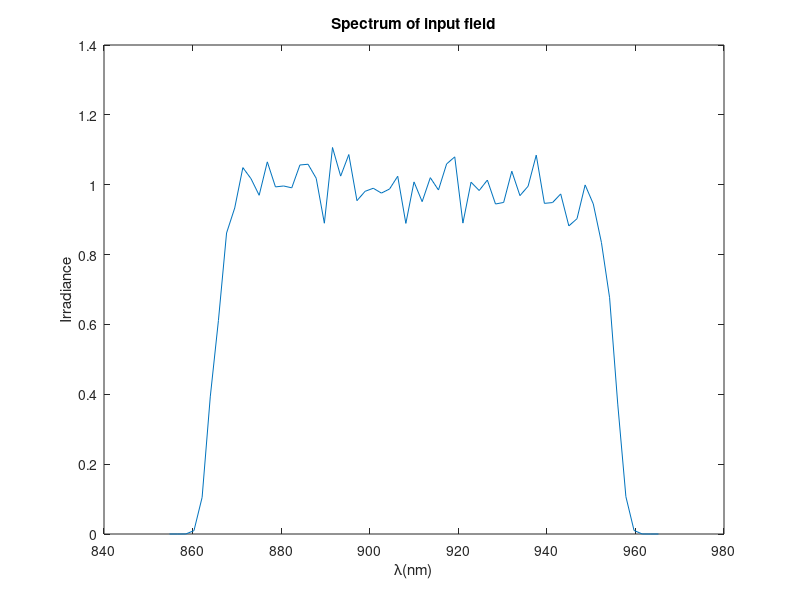

The MATLAB script that drew this image: (Note: this script raises an error after producing the figure.)
clear all
close all
%%calculate wavefront

%%initial parameter
lambda0=910e-9;%central wavelength
duration=15e-15;%transform bandwidth in various units
deltav=0.5/duration;
deltalambdainv=deltav/3e8;
deltalambda=lambda0^2*deltalambdainv;
lambda=(lambda0-deltalambda/2*1.2):(deltalambda/50):(lambda0+deltalambda/2*1.2);
fluctuation=cos(2*pi*lambda*1e-3)+randn(size(lambda))*0.5e-1;
l=10;
spectrum=exp(-((lambda-lambda0)/(deltalambda/2)).^(2*l)).*fluctuation;
plot(lambda/1e-9,spectrum)
xlabel('\lambda(nm)'); ylabel('Irradiance');
title('Spectrum of input field');

deltad=10e-3;%spatial interval between two beams
didx=1;%index difference for lambda

c=1/lambda0;%scale for different wavelength coordinate
M=50;
L=150e-3;
z=2;
dx=L/M;
x=-L/2:dx:L/2-dx; 
y=x; 
[X,Y]=meshgrid(x,y);

w=150e-3;%aperture of beams
% E0=100;
% R0=100e-3;
% l=10;6
for k=1:numel(lambda)
L1(k)=3*c*lambda(k);%side length
dx1(k)=dx*c*lambda(k);
end

%% generate random phase screen
%phi(x-coordinate,y-coordinate,index of lambda,index of phase screen)
%sgx,phasescreen parameter;ppp,num of phasescreen per each parameter
k=1;
for sgx=(2:12)*1e-2% phasescreen parameter
    for ppp=1:10 %num of phasescreen per each parameter
    phi(:,:,:,k)= phasescreen(sgx,lambda,M,dx1);
    k=k+1;
    end
end
%% diffraction limit far-field intensity
u2=zeros(numel(-L1(1)/2:dx1(1):L1(1)/2-dx1(1)),numel(-L1(1)/2:dx1(1):L1(1)/2-dx1(1)),numel(1:didx:numel(lambda)));
for k=1:didx:numel(lambda)
%%coherent beam combination
%in-phase mode irridance distribution

x1=-L1(k)/2:dx1(k):L1(k)/2-dx1(k);%src coords
y1=x1;
[X1,Y1]=meshgrid(x1,y1);
u1=zeros(size(X1));
u1=setu1(0,0,u1,w,deltad,dx1(k),L1(k),M,spectrum(k));
% 
I1=abs(u1.*2); %src irradiance

% figure
% imagesc(x1,y1,I1);
% axis square; axis xy;
% xlabel('x (m)'); ylabel('y (m)');
% title('z= 0 m');

[u2t,L2]=propFF(u1,L1(k),dx1(k),lambda(k),z);
u2(:,:,k)=u2t;
end
dx2=lambda(1)*z/L1(1);
x2=-L2/2:dx2:L2/2-dx2;%obs ords
y2=x2;
[X2,Y2]=meshgrid(x2,y2);
I2=abs(sum(u2,3).^2);
figure,imagesc(x2,y2,nthroot(I2,3));
%% find x-direction and y-direction diffraction limit
[pks1,locs1]=findpeaks(-I2(round(size(I2,1)/2),:),x2);
plot(x2,(I2(round(size(I2,1)/2),:)+I2(round(size(I2,1)/2)+1,:))/2);
hold on
% plot(locs1,-pks1,'*');
rdlx=min(abs(locs1));%radius of diffraction limit

[pks2,locs2]=findpeaks(-I2(:,round(size(I2,2)/2)),y2);
plot(y2,(I2(:,round(size(I2,2)/2))+I2(:,round(size(I2,2)/2)+1)/2));
% hold on
% plot(locs2,-pks2,'*');
rdly=min(abs(locs2));%radius of diffraction limit
legend('x-direction intensity','y-direction intensity');

%% calculate max intensity and energy in diffraction limit 
maxI2=max(max(I2));%maxium of irridiance for in-phase mode
maxdlenergy=dlenergy(I2,rdlx,rdly,X2,Y2);

%% wave error same for two beams
filepath='E:\Wavefront20150513\15fs\parsame';
for scale=0.05:0.01:1.2;%scale factor for different wavefront
    Numofpoint=50;%Num of calcultaed point for a scale
    para_same(Numofpoint)=struct('SR',[],'SRdl',[],'ECdl',[],...
    'rof80',[],'PV',[],'RMS',[],'GRMS',[],'GPV',[],'I2',[]);
for m=1:Numofpoint
    idxphase=floor(rand*size(phi,4))+1;
%     I2=zeros(size(I2));
for k=1:didx:numel(lambda)
%%coherent beam combination
x1=-L1(k)/2:dx1(k):L1(k)/2-dx1(k);
y1=x1;
[X1,Y1]=meshgrid(x1,y1);
u1=zeros(size(X1));


u1=setu1(scale*phi(:,:,k,idxphase),scale*phi(:,:,k,idxphase)...
   ,u1,w,deltad,dx1(k),L1(k),M,spectrum(k));
% 
% I1=abs(u1.*2); %src irradiance
% 
% figure
% imagesc(x1,y1,I1);
% axis square; axis xy;
% xlabel('x (m)'); ylabel('y (m)');
% title('z= 0 m');
[u2t,L2]=propFF(u1,L1(k),dx1(k),lambda(k),z);
u2(:,:,k)=u2t;
end
% dx2=lambda(k)*z/L1;
% x2=-L2/2:dx2:L2/2-dx2;%obs ords
% y2=x2;
% [X2,Y2]=meshgrid(x2,y2);
    I2=abs(sum(u2,3).^2);
%     figure,imagesc(x2,y2,nthroot(I2,3));
    para_same(m).I2=I2(1:2:end,1:2:end);
    para_same(m).SR=max(max(I2))/maxI2;
    para_same(m).SRdl=dlenergy(I2,rdlx,rdly,X2,Y2)/maxdlenergy;
    para_same(m).ECdl=ECenergySquare(I2,rdlx,rdly,X2,Y2 );
    %Calculate radius of 80% encircled energy
%     rof80x=rdlx;
%     rof80y=rdly;
%     while ECenergySquare(I2,rof80x,rof80y,X2,Y2 )<0.8
%             rof80x=rof80x+0.01*rdlx;
%             rof80y=rof80y+0.01*rdly;
%     end
%     para_same(m).rof80=[rof80x,rof80y];
    
    dphi=scale*phi(:,:,k,idxphase);
    para_same(m).PV=peak2peak(peak2peak(dphi)/(2*pi));   %
    para_same(m).RMS=rms(rms(dphi))/(2*pi);
    [gx,gy] = gradient(dphi/(2*pi),dx1(round(numel(lambda)/2)+1)*1e2);%transform unit
    grad=sqrt(gx.^2+gy.^2);
    para_same(m).GRMS=rms(rms(grad));
    para_same(m).GPV=peak2peak(peak2peak(grad));
end
save([filepath,'_',num2str(scale),'.mat'],'para_same');%save result
clear u2 para_same;
end
for scale=0.6:0.02:1.2;%scale factor for different wavefront
    Numofpoint=50;%Num of calcultaed point for a scale
    para_same(Numofpoint)=struct('SR',[],'SRdl',[],'ECdl',[],...
    'rof80',[],'PV',[],'RMS',[],'GRMS',[],'GPV',[],'I2',[]);
for m=1:Numofpoint
    idxphase=floor(rand*size(phi,4))+1;
%     I2=zeros(size(I2));
for k=1:didx:numel(lambda)
%%coherent beam combination
x1=-L1(k)/2:dx1(k):L1(k)/2-dx1(k);
y1=x1;
[X1,Y1]=meshgrid(x1,y1);
u1=zeros(size(X1));


u1=setu1(scale*phi(:,:,k,idxphase),scale*phi(:,:,k,idxphase)...
   ,u1,w,deltad,dx1(k),L1(k),M,spectrum(k));
% 
% I1=abs(u1.*2); %src irradiance
% 
% figure
% imagesc(x1,y1,I1);
% axis square; axis xy;
% xlabel('x (m)'); ylabel('y (m)');
% title('z= 0 m');
[u2t,L2]=propFF(u1,L1(k),dx1(k),lambda(k),z);
u2(:,:,k)=u2t;
end
% dx2=lambda(k)*z/L1;
% x2=-L2/2:dx2:L2/2-dx2;%obs ords
% y2=x2;
% [X2,Y2]=meshgrid(x2,y2);
    I2=abs(sum(u2,3).^2);
%     figure,imagesc(x2,y2,nthroot(I2,3));
    para_same(m).I2=I2(1:2:end,1:2:end);
    para_same(m).SR=max(max(I2))/maxI2;
    para_same(m).SRdl=dlenergy(I2,rdlx,rdly,X2,Y2)/maxdlenergy;
    para_same(m).ECdl=ECenergySquare(I2,rdlx,rdly,X2,Y2 );
    %Calculate radius of 80% encircled energy
%     rof80x=rdlx;
%     rof80y=rdly;
%     while ECenergySquare(I2,rof80x,rof80y,X2,Y2 )<0.8
%             rof80x=rof80x+0.01*rdlx;
%             rof80y=rof80y+0.01*rdly;
%     end
%     para_same(m).rof80=[rof80x,rof80y];
    
    dphi=scale*phi(:,:,k,idxphase);
    para_same(m).PV=peak2peak(peak2peak(dphi)/(2*pi));   %
    para_same(m).RMS=rms(rms(dphi))/(2*pi);
    [gx,gy] = gradient(dphi/(2*pi),dx1(round(numel(lambda)/2)+1)*1e2);%transform unit
    grad=sqrt(gx.^2+gy.^2);
    para_same(m).GRMS=rms(rms(grad));
    para_same(m).GPV=peak2peak(peak2peak(grad));
end
save([filepath,'2_',num2str(scale),'.mat'],'para_same');%save result
clear u2 para_same;
end
% system('shutdown -s');
%% wave error for two beams is different
Numofpoint=50;%Num of calcultaed point for a scale
filepath='E:\Wavefront20150513\15fs\diffwave\';

para_diff(Numofpoint)=struct('SR',[],'SRdl',[],'ECdl',[],...
    'rof80',[],'PV',[],'RMS',[],'GRMS',[],'GPV',[],'I2',[]);
for scale=0.05:0.01:1.2;%scale factor for different wavefront
for m=1:Numofpoint
    idxphase1=floor(rand*size(phi,4))+1;
    idxphase2=floor(rand*size(phi,4))+1;
    while idxphase1==idxphase2
        idxphase2=floor(rand*size(phi,4))+1;
    end

for k=1:didx:numel(lambda)
%%coherent beam combination
x1=-L1(k)/2:dx1(k):L1(k)/2-dx1(k);
y1=x1;
[X1,Y1]=meshgrid(x1,y1);
u1=zeros(size(X1));


u1=setu1(scale*phi(:,:,k,idxphase1),scale*phi(:,:,k,idxphase2)...
   ,u1,w,deltad,dx1(k),L1(k),M,spectrum(k));
% 
% I1=abs(u1.*2); %src irradiance
% 
% figure
% imagesc(x1,y1,I1);
% axis square; axis xy;
% xlabel('x (m)'); ylabel('y (m)');
% title('z= 0 m');
[u2t,L2]=propFF(u1,L1(k),dx1(k),lambda(k),z);
u2(:,:,k)=u2t;
end
% dx2=lambda(k)*z/L1;
% x2=-L2/2:dx2:L2/2-dx2;%obs ords
% y2=x2;
% [X2,Y2]=meshgrid(x2,y2);
    I2=abs(sum(u2,3).^2);
%     figure,imagesc(x2,y2,nthroot(I2,3));
    para_diff(m).I2=I2(1:2:end,1:2:end);
    para_diff(m).SR=max(max(I2))/maxI2;
    para_diff(m).SRdl=dlenergy(I2,rdlx,rdly,X2,Y2)/maxdlenergy;
    para_diff(m).ECdl=ECenergySquare(I2,rdlx,rdly,X2,Y2 );
    %Calculate radius of 80% encircled energy
%     rof80x=rdlx;
%     rof80y=rdly;
%     while ECenergySquare(I2,rof80x,rof80y,X2,Y2 )<0.8
%             rof80x=rof80x+0.15*rof80x;
%             rof80y=rof80y+0.15*rof80y;
%     end
%     para_diff(m).rof80=[rof80x,rof80y];
    
    dphi=scale*phi(:,:,k,idxphase1)-scale*phi(:,:,k,idxphase2);
    para_diff(m).PV=peak2peak(peak2peak(dphi)/(2*pi));   %
    para_diff(m).RMS=rms(rms(dphi))/(2*pi);
    [gx,gy] = gradient(dphi/(2*pi),dx1(round(numel(lambda)/2)+1)*1e2);%transform unit
    grad=sqrt(gx.^2+gy.^2);
    para_diff(m).GRMS=rms(rms(grad));
    para_diff(m).GPV=peak2peak(peak2peak(grad));
end
save([filepath,'pardiff_',num2str(scale),'.mat'],'para_diff');%save result
clear u2 para_diff;
end
%second time wavefront diff
for scale=0.6:0.02:1.2;%scale factor for different wavefront
for m=1:Numofpoint
    idxphase1=floor(rand*size(phi,4))+1;
    idxphase2=floor(rand*size(phi,4))+1;
    while idxphase1==idxphase2
        idxphase2=floor(rand*size(phi,4))+1;
    end

for k=1:didx:numel(lambda)
%%coherent beam combination
x1=-L1(k)/2:dx1(k):L1(k)/2-dx1(k);
y1=x1;
[X1,Y1]=meshgrid(x1,y1);
u1=zeros(size(X1));


u1=setu1(scale*phi(:,:,k,idxphase1),scale*phi(:,:,k,idxphase2)...
   ,u1,w,deltad,dx1(k),L1(k),M,spectrum(k));
% 
% I1=abs(u1.*2); %src irradiance
% 
% figure
% imagesc(x1,y1,I1);
% axis square; axis xy;
% xlabel('x (m)'); ylabel('y (m)');
% title('z= 0 m');
[u2t,L2]=propFF(u1,L1(k),dx1(k),lambda(k),z);
u2(:,:,k)=u2t;
end
% dx2=lambda(k)*z/L1;
% x2=-L2/2:dx2:L2/2-dx2;%obs ords
% y2=x2;
% [X2,Y2]=meshgrid(x2,y2);
    I2=abs(sum(u2,3).^2);
%     figure,imagesc(x2,y2,nthroot(I2,3));
    para_diff(m).I2=I2(1:2:end,1:2:end);
    para_diff(m).SR=max(max(I2))/maxI2;
    para_diff(m).SRdl=dlenergy(I2,rdlx,rdly,X2,Y2)/maxdlenergy;
    para_diff(m).ECdl=ECenergySquare(I2,rdlx,rdly,X2,Y2 );
    %Calculate radius of 80% encircled energy
%     rof80x=rdlx;
%     rof80y=rdly;
%     while ECenergySquare(I2,rof80x,rof80y,X2,Y2 )<0.8
%             rof80x=rof80x+0.15*rof80x;
%             rof80y=rof80y+0.15*rof80y;
%     end
%     para_diff(m).rof80=[rof80x,rof80y];
    
    dphi=scale*phi(:,:,k,idxphase1)-scale*phi(:,:,k,idxphase2);
    para_diff(m).PV=peak2peak(peak2peak(dphi)/(2*pi));   %
    para_diff(m).RMS=rms(rms(dphi))/(2*pi);
    [gx,gy] = gradient(dphi/(2*pi),dx1(round(numel(lambda)/2)+1)*1e2);%transform unit
    grad=sqrt(gx.^2+gy.^2);
    para_diff(m).GRMS=rms(rms(grad));
    para_diff(m).GPV=peak2peak(peak2peak(grad));
end
save([filepath,'pardiff_',num2str(scale),'.mat'],'para_diff');%save result
clear u2 para_diff;
end
save initialdata2
% system('shutdown -s');

% %% piston error for two beams 
% filepath='E:\Wavefront20150513\piston\';
% Numofpoint=120;%Num of calcultaed point for a scale
% piston=linspace(-2*pi,2*pi,Numofpoint);
% para_piston(Numofpoint)=struct('SR',[],'SRdl',[],'ECdl',[],...
%     'rof80',[],'piston',[],'I2',[]);
% 
% for m=1:Numofpoint
% for k=1:didx:numel(lambda)
% %%coherent beam combination
% x1=-L1(k)/2:dx1(k):L1(k)/2-dx1(k);
% y1=x1;
% [X1,Y1]=meshgrid(x1,y1);
% u1=zeros(size(X1));
% 
% 
% u1=setu1(0,20*pi/10,...
%    u1,w,deltad,dx1(k),L1(k),M,spectrum(k));
% % 
% % I1=abs(u1.*2); %src irradiance
% % 
% % figure
% % imagesc(x1,y1,I1);
% % axis square; axis xy;
% % xlabel('x (m)'); ylabel('y (m)');
% % title('z= 0 m');
% [u2t,L2]=propFF(u1,L1(k),dx1(k),lambda(k),z);
% u2(:,:,k)=u2t;
% end
%     I2=abs(sum(u2,3).^2);
% %     figure,imagesc(x2,y2,nthroot(I2,3));
%     para_piston(m).I2=I2;
%     para_piston(m).SR=max(max(I2))/maxI2;
%     para_piston(m).SRdl=dlenergy(I2,rdlx,rdly,X2,Y2)/maxdlenergy;
%     para_piston(m).ECdl=ECenergySquare(I2,rdlx,rdly,X2,Y2 );
%     %Calculate radius of 80% encircled energy
%     rof80x=rdlx;
%     rof80y=rdly;
%     while ECenergySquare(I2,rof80x,rof80y,X2,Y2 )<0.8
%             rof80x=rof80x+0.15*rof80x;
%             rof80y=rof80y+0.15*rof80y;
%     end
%     para_piston(m).rof80=[rof80x,rof80y];
%     para_piston(m).piston=piston(m);
% end
% save([filepath,'parpiston','.mat'],'para_piston');%save 
% clear u2 para_piston;
% %% tip/tilt error for two beams 
% filepath='E:\Wavefront20150513\tip\';
% Numofpoint=140;%Num of calcultaed point for a scale
% tip=linspace(-7e-6,7e-6,Numofpoint);
% para_tip(Numofpoint)=struct('SR',[],'SRdl',[],'ECdl',[],...
%     'rof80',[],'tip',[],'I2',[]);
% 
% for m=1:Numofpoint
% for k=1:didx:numel(lambda)
% %%coherent beam combination
% x1=-L1(k)/2:dx1(k):L1(k)/2-dx1(k);
% y1=x1;
% [X1,Y1]=meshgrid(x1,y1);
% u1=zeros(size(X1));
% 
% 
% u1=setu1tilt(tip(m),0,u1,w,deltad,dx1(k),L1(k),M,spectrum(k),lambda(k));
% % 
% % I1=abs(u1.*2); %src irradiance
% % 
% % figure
% % imagesc(x1,y1,I1);
% % axis square; axis xy;
% % xlabel('x (m)'); ylabel('y (m)');
% % title('z= 0 m');
% [u2t,L2]=propFF(u1,L1(k),dx1(k),lambda(k),z);
% u2(:,:,k)=u2t;
% end
%     I2=abs(sum(u2,3).^2);
% %     figure,imagesc(x2,y2,nthroot(I2,3));
%     para_tip(m).I2=I2;
%     para_tip(m).SR=max(max(I2))/maxI2;
%     para_tip(m).SRdl=dlenergy(I2,rdlx,rdly,X2,Y2)/maxdlenergy;
%     para_tip(m).ECdl=ECenergySquare(I2,rdlx,rdly,X2,Y2 );
%     %Calculate radius of 80% encircled energy
%     rof80x=rdlx;
%     rof80y=rdly;
%     while ECenergySquare(I2,rof80x,rof80y,X2,Y2 )<0.8
%             rof80x=rof80x+0.15*rof80x;
%             rof80y=rof80y+0.15*rof80y;
%     end
%     para_tip(m).rof80=[rof80x,rof80y];
%     para_tip(m).tip=tip(m);
% end
% save([filepath,'partip','.mat'],'para_tip');%save 
% clear u2 para_tip;
% %% tip/tilt error for two beams 
% Numofpoint=140;%Num of calcultaed point for a scale
% tilt=tip;
% para_tilt(Numofpoint)=struct('SR',[],'SRdl',[],'ECdl',[],...
%     'rof80',[],'tilt',[],'I2',[]);
% 
% for m=1:Numofpoint
% for k=1:didx:numel(lambda)
% %%coherent beam combination
% x1=-L1(k)/2:dx1(k):L1(k)/2-dx1(k);
% y1=x1;
% [X1,Y1]=meshgrid(x1,y1);
% u1=zeros(size(X1));
% 
% 
% u1=setu1tilt(0,tilt(m),u1,w,deltad,dx1(k),L1(k),M,spectrum(k),lambda(k));
% % 
% % I1=abs(u1.*2); %src irradiance
% % 
% % figure
% % imagesc(x1,y1,I1);
% % axis square; axis xy;
% % xlabel('x (m)'); ylabel('y (m)');
% % title('z= 0 m');
% [u2t,L2]=propFF(u1,L1(k),dx1(k),lambda(k),z);
% u2(:,:,k)=u2t;
% end
%     I2=abs(sum(u2,3).^2);
% %     figure,imagesc(x2,y2,nthroot(I2,3));
%     para_tilt(m).I2=I2;
%     para_tilt(m).SR=max(max(I2))/maxI2;
%     para_tilt(m).SRdl=dlenergy(I2,rdlx,rdly,X2,Y2)/maxdlenergy;
%     para_tilt(m).ECdl=ECenergySquare(I2,rdlx,rdly,X2,Y2 );
%     %Calculate radius of 80% encircled energy
%     rof80x=rdlx;
%     rof80y=rdly;
%     while ECenergySquare(I2,rof80x,rof80y,X2,Y2 )<0.8
%             rof80x=rof80x+0.15*rof80x;
%             rof80y=rof80y+0.15*rof80y;
%     end
%     para_tilt(m).rof80=[rof80x,rof80y];
%     para_tilt(m).tilt=tilt(m);
% end
% save([filepath,'partilt','.mat'],'para_tilt');%save 
% clear u2 para_tilt;
% 
% 
% 
% 
% 
